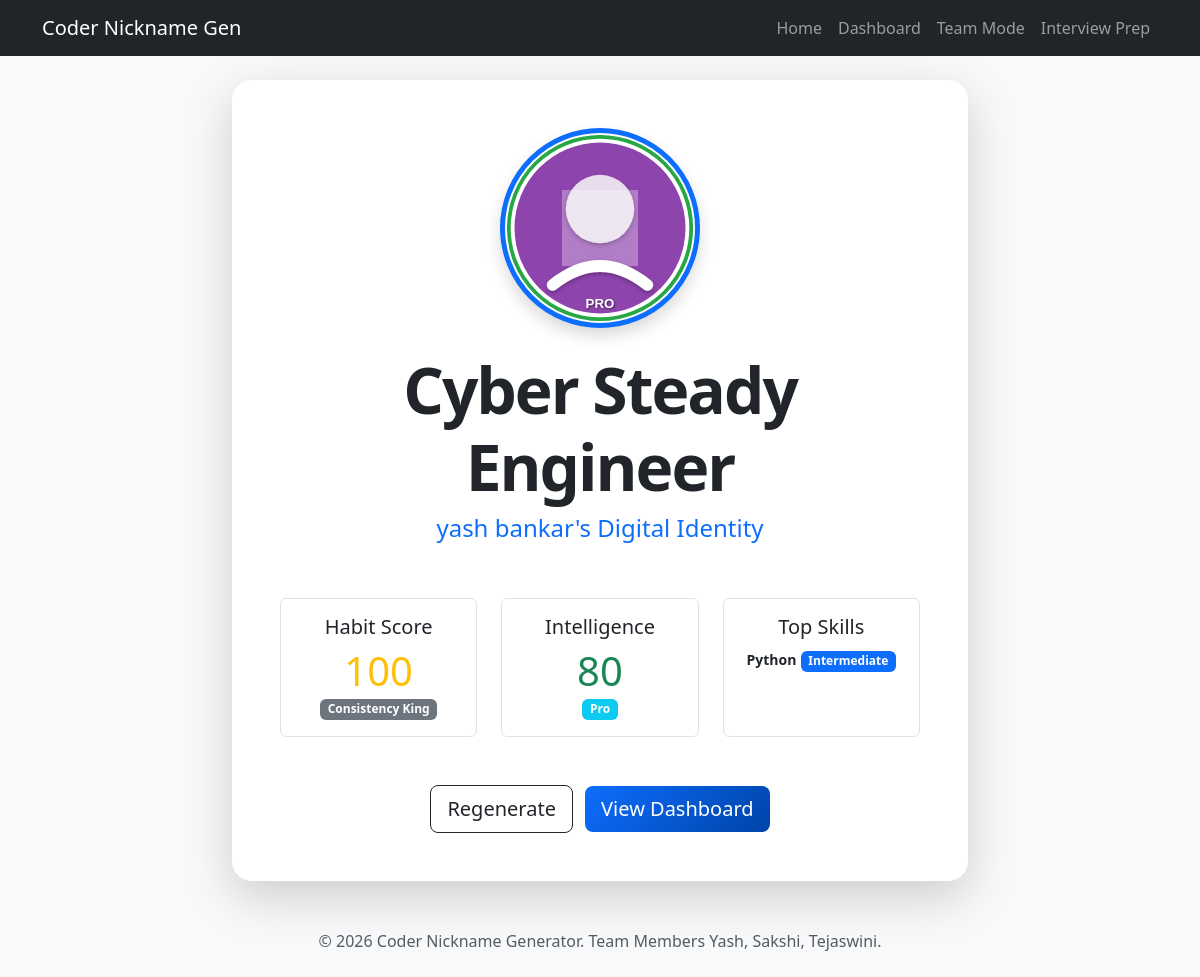
Page /result/2 on the committed database.
### models/user.py (models this page shows, shortened)
class User(db.Model):
    __tablename__ = 'users'
    id = db.Column(db.Integer, primary_key=True)
    name = db.Column(db.String(100), nullable=False)
    habit_score = db.Column(db.Integer, default=0)
    intelligence_score = db.Column(db.Integer, default=0)
    intelligence_level = db.Column(db.String(50)) # Beginner, Intermediate, Pro
    nickname = db.Column(db.String(150))
    avatar_path = db.Column(db.String(255))
    habit_tag = db.Column(db.String(100))
    created_at = db.Column(db.DateTime, default=datetime.utcnow)
    skills = db.relationship('Skill', backref='user', lazy=True)

### models/skill.py (models this page shows, shortened)
class Skill(db.Model):
    __tablename__ = 'skills'
    id = db.Column(db.Integer, primary_key=True)
    user_id = db.Column(db.Integer, db.ForeignKey('users.id'), nullable=False)
    language = db.Column(db.String(100), nullable=False)
    expertise_level = db.Column(db.Integer, nullable=False) # 1-5 scale
    badge = db.Column(db.String(50)) # Beginner, Intermediate, Advanced

### app.py (the view)
@app.route('/result/<int:user_id>')
def result(user_id):
    user = User.query.get_or_404(user_id)
    return render_template('result.html', user=user)

### templates/result.html
{% extends "base.html" %}
{% block content %}
<div class="row justify-content-center">
    <div class="col-md-8">
        <div class="card shadow-lg text-center p-5 result-card">
            <div class="mb-4">
                {% if user.avatar_path %}
                <img src="{{ url_for('static', filename='avatars/' + user.avatar_path) }}" alt="Avatar" class="img-fluid rounded-circle border border-primary border-5 shadow avatar-preview" style="width: 200px; height: 200px; background: #fff;">
                {% else %}
                <div class="rounded-circle border border-secondary border-5 shadow mx-auto d-flex align-items-center justify-content-center bg-light" style="width: 200px; height: 200px;">
                    <span class="display-1 text-muted">{{ user.name[0]|upper if user.name else '?' }}</span>
                </div>
                {% endif %}
            </div>
            <h1 class="display-3 fw-bold text-dark">{{ user.nickname }}</h1>
            <p class="h4 text-primary">{{ user.name }}'s Digital Identity</p>
            <div class="row mt-5">
                <div class="col-md-4">
                    <div class="p-3 border rounded bg-white h-100">
                        <h5>Habit Score</h5>
                        <div class="display-6 text-warning">{{ user.habit_score }}</div>
                        <span class="badge bg-secondary">{{ user.habit_tag }}</span>
                    </div>
                </div>
                <div class="col-md-4">
                    <div class="p-3 border rounded bg-white h-100">
                        <h5>Intelligence</h5>
                        <div class="display-6 text-success">{{ user.intelligence_score }}</div>
                        <span class="badge bg-info">{{ user.intelligence_level }}</span>
                    </div>
                </div>
                <div class="col-md-4">
                    <div class="p-3 border rounded bg-white h-100">
                        <h5>Top Skills</h5>
                        <div class="mt-2">
                        {% for skill in user.skills %}
                            <div class="mb-1">
                                <small class="fw-bold">{{ skill.language }}</small>
                                <span class="badge bg-primary">{{ skill.badge }}</span>
                            </div>
                        {% endfor %}
                        </div>
                    </div>
                </div>
            </div>
            <div class="mt-5">
                <a href="{{ url_for('index') }}" class="btn btn-outline-dark btn-lg me-2">Regenerate</a>
                <a href="{{ url_for('dashboard') }}" class="btn btn-primary btn-lg">View Dashboard</a>
            </div>
        </div>
    </div>
</div>
{% endblock %}

### static/css/style.css (style rules this page uses)
body { font-family: 'Segoe UI', Tahoma, Geneva, Verdana, sans-serif; background-color: #f0f2f5; }
.result-card { border: none; border-radius: 20px; }
.avatar-preview { transition: transform 0.5s ease; }
.display-3 { letter-spacing: -2px; }
.btn-primary { background: linear-gradient(135deg, #0d6efd 0%, #0043a8 100%); border: none; }

### rows in the picture
User: avatar_path (picture), nickname "Cyber Steady Engineer", name "yash bankar", habit_score "100", habit_tag "Consistency King", intelligence_score "80", intelligence_level "Pro"
Skill: language "Python", badge "Intermediate"
